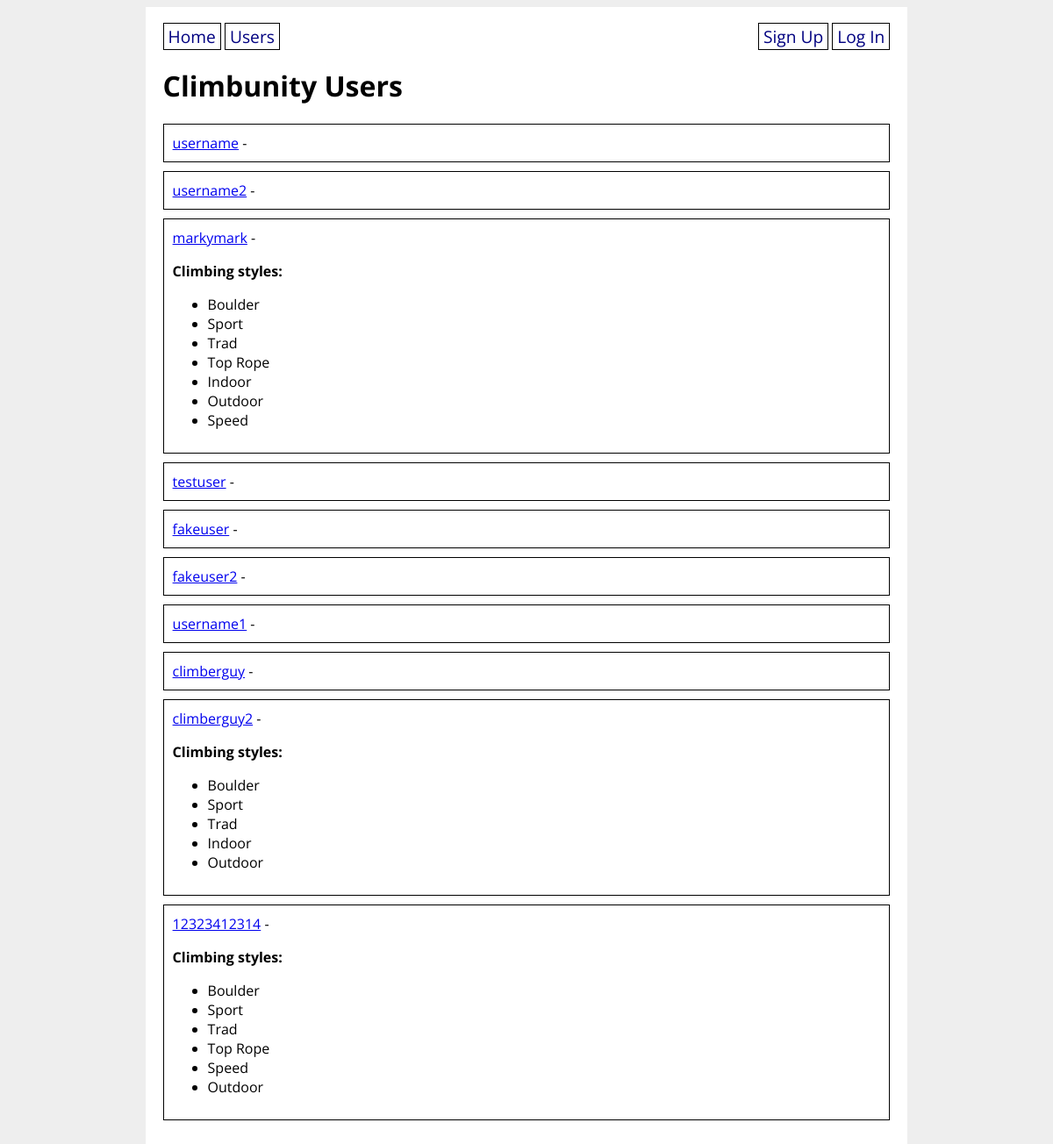
/users, run on an earlier commit of the app's database.
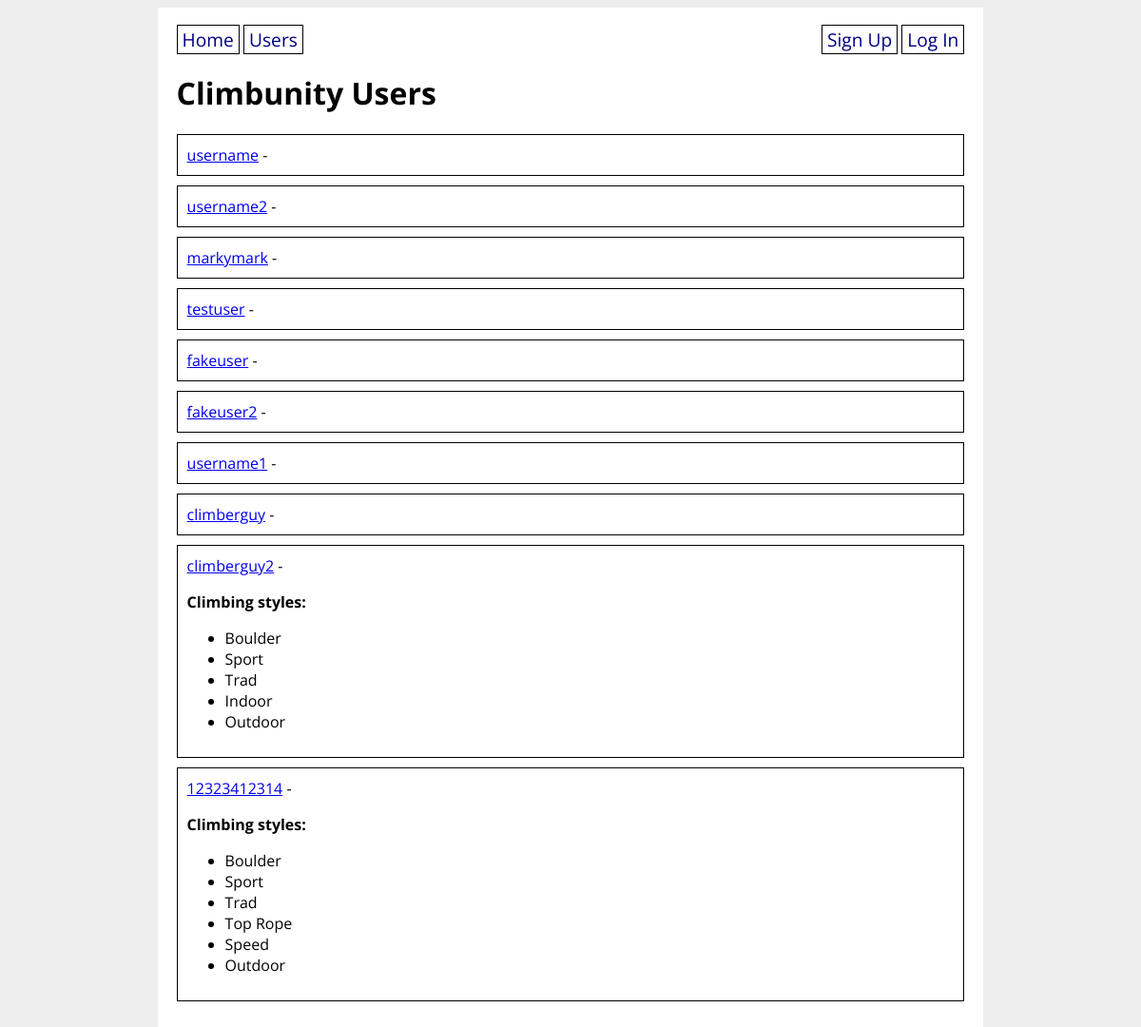
And on a later commit of the database.
### climbunity_app/models.py (models this page shows, shortened)
class User(UserMixin, db.Model):
    id = db.Column(db.Integer, primary_key=True)
    username = db.Column(db.String(80), nullable=False, unique=True)
    password = db.Column(db.String(200), nullable=False)
    email = db.Column(db.String(200), nullable=False)
    first_name = db.Column(db.String(50), nullable=False)
    last_name = db.Column(db.String(50), nullable=False)
    address = db.Column(db.String(200), nullable=False)
    has_gear = db.Column(db.Boolean, nullable=False)
    user_projects = db.relationship('Route',
        secondary='user_project_lists', back_populates='projecting_users'
    )
    user_appointments = db.relationship('Appointment',
        secondary='appointment_guests', back_populates='appointment_attendants'
    )
    user_does_styles = db.relationship('Style',
        secondary='user_style_lists', back_populates='climber_styles'
    )

class Style(db.Model):
    id = db.Column(db.Integer, primary_key=True)
    style = db.Column(db.String(8))
    climber_styles = db.relationship('User',
        secondary='user_style_lists', back_populates='user_does_styles'
    )
    route_styles = db.relationship('Route',
        secondary='route_style_lists', back_populates='possible_route_styles'
    )
    def __str__(self):
        return f'{self.style}'

### climbunity_app/main/routes.py (the view)
@main.route('/users', methods=['GET', 'POST'])
def all_users():
    users = User.query.all()
    return render_template('all_users.html', users=users)

### climbunity_app/templates/all_users.html
{% extends 'base.html' %}
{% block content %}
<h1>Climbunity Users</h1>
{% for user in users %}
<div class="user">
    <a href="/profile/{{ user.id }}">{{ user.username }}</a> -
    {% if user.user_does_styles %}
    <p><strong>Climbing styles:</strong></p>
        <ul>
        {% for style in user.user_does_styles %}
            <li>{{ style }}</li>
        {% endfor %}
        </ul>
    {% endif %}
</div>
{% endfor %}
{% endblock %}

### climbunity_app/templates/base.html (shortened to what this page needs)
<!DOCTYPE html>
<html>
    <head>
        <link rel="stylesheet" href="/static/style.css">
    </head>
    <body>
        <div id="content">
            <nav>
                <div>
                    <a href="/">Home</a>
                    <a href="/users">Users</a>
                </div>
                <div>
                    {% if current_user.is_authenticated %}
                        <a href="/new_venue">New Venue</a>
                        <a href="/new_route">New Route</a>
                        <a href="/new_appointment">New Appointment</a>
                        <a href="/logout">Log Out</a>
                    {% else %}
                        <a href="/signup">Sign Up</a>
                        <a href="/login">Log In</a>
                    {% endif %}
                </div>
            </nav>
            {% block content %}{% endblock %}
        </div>
    </body>
</html>

### climbunity_app/static/style.css (style rules this page uses)
body { display: flex; flex-direction: column; align-items: center; background-color: #eee; font-family: 'Open Sans', sans-serif; }
#content { width: 70%; background-color: white; padding: 20px; }
nav { width: 100%; display: flex; flex-direction: row; justify-content: space-between; }
nav a { color: navy; text-decoration: none; border: 1px solid black; padding: 1px 5px; font-size: 1.2em; }
.user { border: 1px solid black; padding: 10px; margin-bottom: 10px; }

What changed in the data, as far as the page shows it:
changed User "markymark": loses Style (style "Boulder"); loses Style (style "Sport"); loses Style (style "Trad"); loses Style (style "Top Rope"); loses Style (style "Indoor"); loses Style (style "Outdoor"); loses Style (style "Speed"); no longer shows "Climbing styles:"
